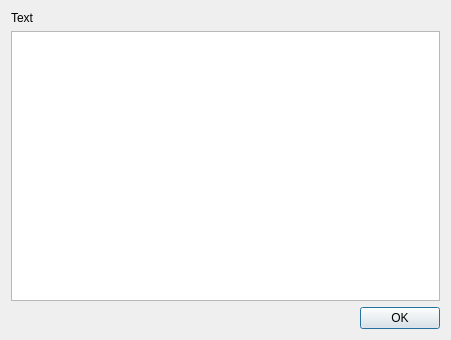
<?xml version="1.0" encoding="UTF-8"?>
<ui version="4.0">
 <class>GenericListDialog</class>
 <widget class="QDialog" name="GenericListDialog">
  <property name="geometry">
   <rect>
    <x>0</x>
    <y>0</y>
    <width>451</width>
    <height>340</height>
   </rect>
  </property>
  <property name="windowTitle">
   <string>Title</string>
  </property>
  <property name="modal">
   <bool>false</bool>
  </property>
  <layout class="QVBoxLayout" name="verticalLayout_2">
   <item>
    <layout class="QVBoxLayout" name="verticalLayout">
     <item>
      <widget class="QLabel" name="label">
       <property name="text">
        <string>Text</string>
       </property>
      </widget>
     </item>
     <item>
      <widget class="QListWidget" name="listWidget"/>
     </item>
    </layout>
   </item>
   <item>
    <widget class="QDialogButtonBox" name="buttonBox">
     <property name="orientation">
      <enum>Qt::Horizontal</enum>
     </property>
     <property name="standardButtons">
      <set>QDialogButtonBox::Ok</set>
     </property>
    </widget>
   </item>
  </layout>
 </widget>
 <resources/>
 <connections>
  <connection>
   <sender>buttonBox</sender>
   <signal>accepted()</signal>
   <receiver>GenericListDialog</receiver>
   <slot>accept()</slot>
   <hints>
    <hint type="sourcelabel">
     <x>248</x>
     <y>254</y>
    </hint>
    <hint type="destinationlabel">
     <x>157</x>
     <y>274</y>
    </hint>
   </hints>
  </connection>
  <connection>
   <sender>buttonBox</sender>
   <signal>rejected()</signal>
   <receiver>GenericListDialog</receiver>
   <slot>reject()</slot>
   <hints>
    <hint type="sourcelabel">
     <x>316</x>
     <y>260</y>
    </hint>
    <hint type="destinationlabel">
     <x>286</x>
     <y>274</y>
    </hint>
   </hints>
  </connection>
 </connections>
</ui>
